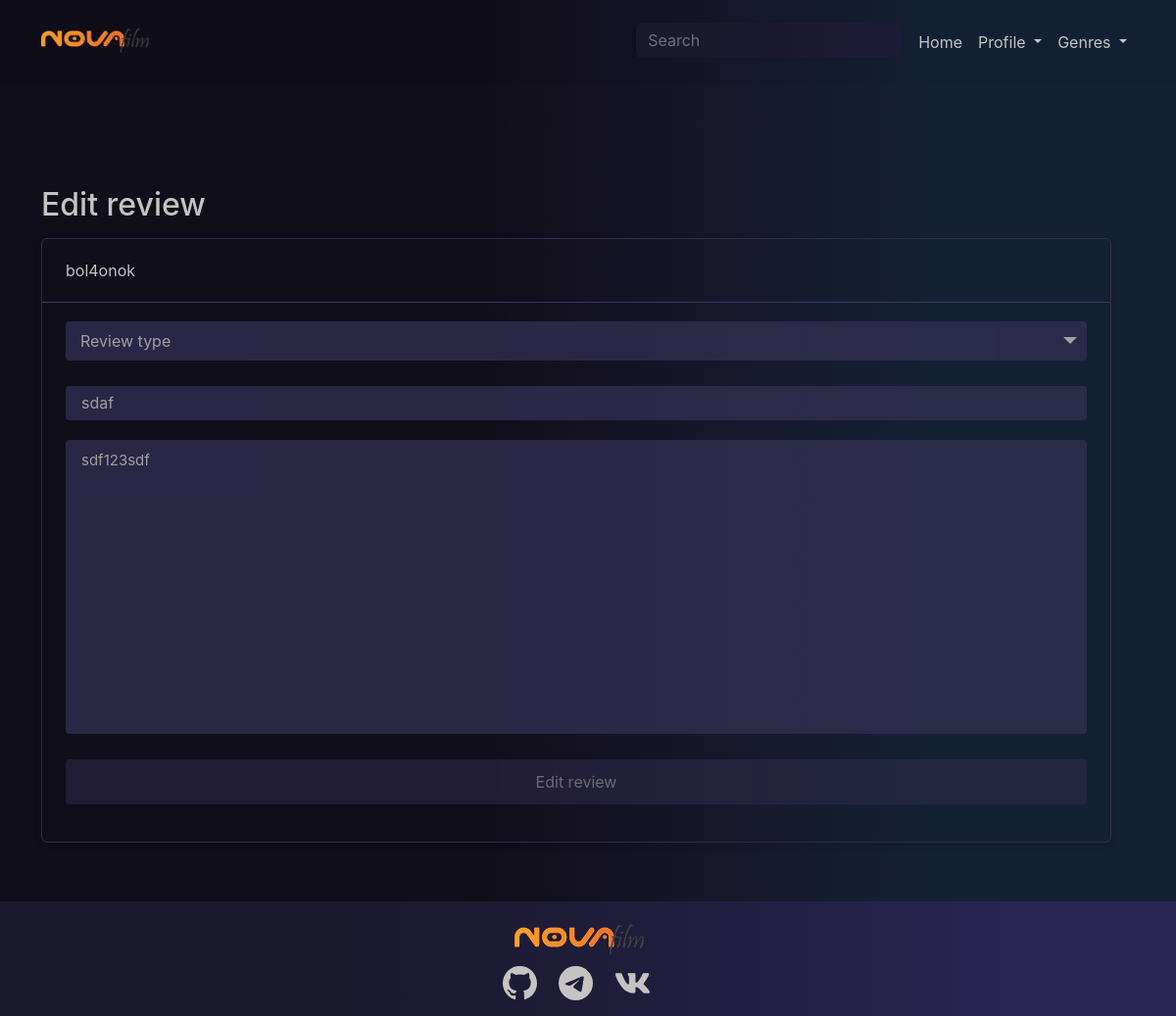
The app's page /edit_review_serial/better_call_saul/bol4onok (signed in), older data.
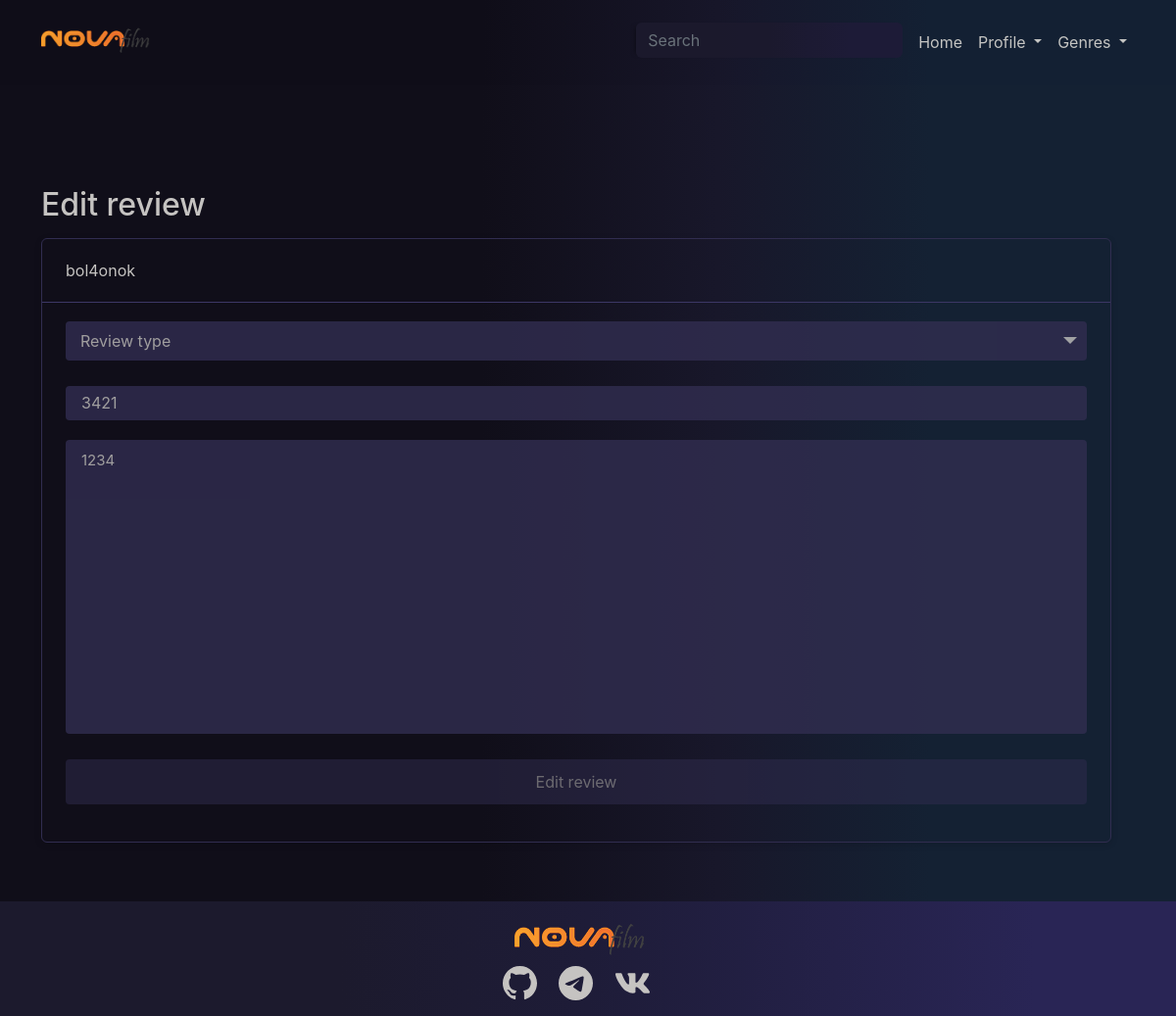
The same page, newer data.
### web/models.py (models this page shows, shortened)
class UserReviewSerial(models.Model):
    user = models.ForeignKey('users.CustomUser', on_delete=models.CASCADE,
                             default=None)
    serial = models.ForeignKey('Serial', on_delete=models.CASCADE,
                               default=None)
    review_type = models.CharField(max_length=100,
                                   choices=type_of_review)
    title = models.CharField(max_length=100)
    text = models.TextField(max_length=10_000)
    created = models.DateTimeField(auto_now_add=True,
                                   null=True)

### users/views.py (the view, shortened to what this page needs)
class EditReviewSerialView(View, EditReviewBaseMixin):
    def get(self, request, serial_slug, username):
        serial_obj = Serial.objects.filter(slug=serial_slug).first()
        review_obj = UserReviewSerial.objects.filter(
            serial=serial_obj,
        )
        return self._return_get_response(request, username, review_obj)

### users/service/mixins/edit_review_base.py (called while the page is built)
    def _return_get_response(self, request, username, review_model):
        user_obj = CustomUser.objects.filter(username=username).first()
        if request.user.is_authenticated and username == request.user.username:
            review_obj = review_model.get(
                user=user_obj
            )
            return render(request, self.template,
                          {'review_obj': review_obj})
        return redirect('main_page')

### users/templates/users/edit_review_page_base.html (shortened to what this page needs)
{% extends 'web/base.html' %}
{% load static %}
{% block title_style %}
    <link rel="stylesheet" href="{% static 'css/edit_review.css' %}">
    <link rel=" stylesheet" href="{% static 'css/movie_serial_page.css' %}">
{% endblock title_style %}
{% block content %}
    <section class="edit_review_section">
        <div class="container">
            <div class="row">
                <div id="write_review_user" class="row block_review_write">
                    <div class="col-12">
                        <h2 class="mov_rating_text text-start">Edit review</h2>
                        <form method="post" id="form_view_submit">
                            <div class="border_style_form_send_review">
                                <div class="user_info_send_review user_info">
                                    <a class="mov_rating_text"
                                       href="{% url 'profile_page' request.user.username %}">{{ request.user.username }}</a>
                                </div>
                                <div class="user_review">
                                    <div class="custom-select">
                                    </div>
                                    <div class="title_form_review_container">
                                        <input placeholder="Title" id="input_title" class="w-100" maxlength="20"
                                               value="{{ review_obj.title }}" required>
                                    </div>
                                    <div class="text_form_review_container">
                                        <textarea maxlength="10000" placeholder="Text" id="textarea_form_review"
                                                  class="text_area_review w-100"
                                                  required>{{ review_obj.text }}</textarea>
                                    </div>
                                    <div class="button_form_review_container">
                                        <button data-cinema-type="film" id="button_review_send" type="button"
                                                class="disable_btn btn_from_review">Edit review
                                        </button>
                                    </div>
                                </div>
                            </div>
                        </form>
                    </div>
                </div>
            </div>
        </div>
    </section>
{% endblock content %}

Row changes from the older to the newer data that the page shows:
removed UserReviewSerial: title "sdaf", text "sdf123sdf"
added UserReviewSerial: title "3421", text "1234"
